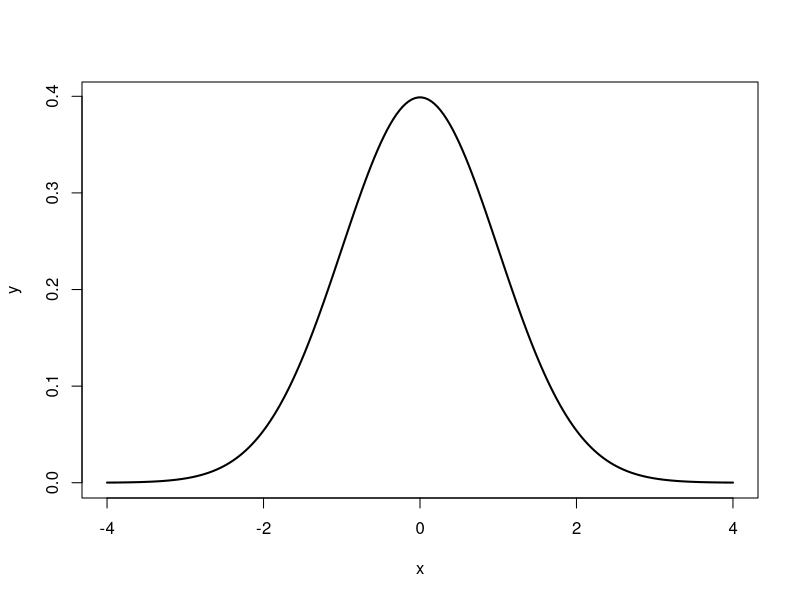
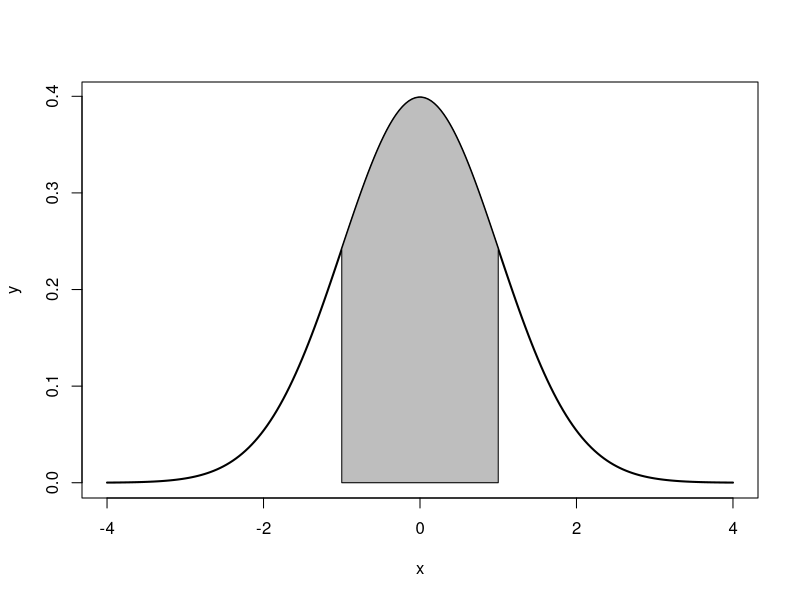
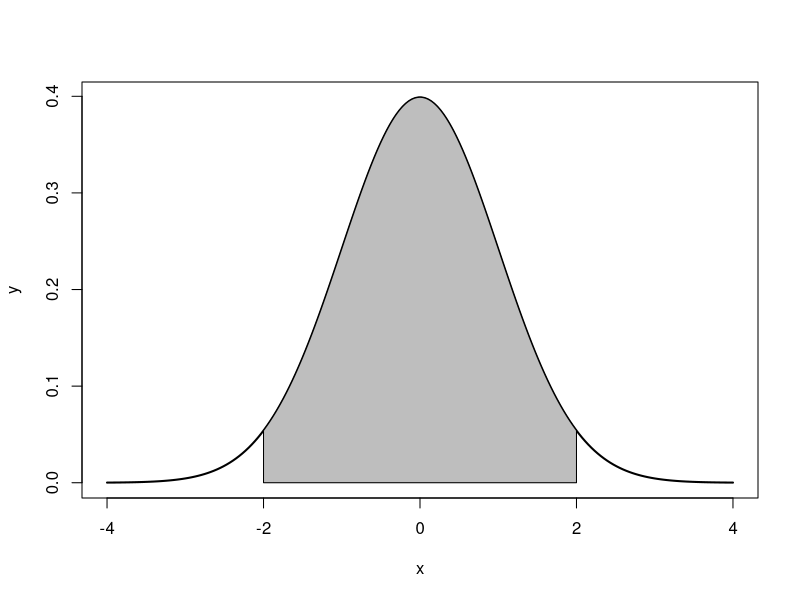
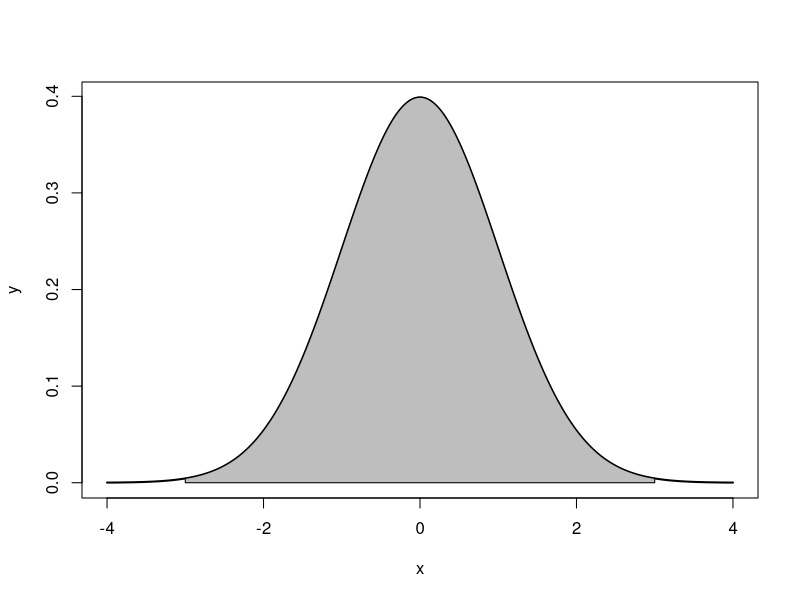
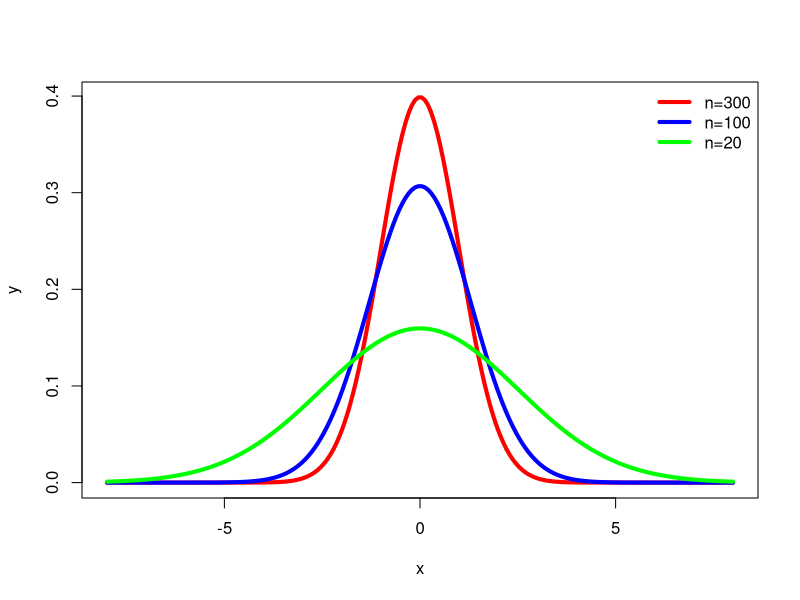

Here is the R script that generated these plots, in order: (Note: this script raises an error after producing the figures.)
## ---- chunk 1
x <- seq(-4,4,length=200)
y <- 1/sqrt(2*pi)*exp(-x^2/2)
plot(x,y, type="l", lwd=2)
## ---- chunk 2
x <- seq(-4,4,length=200)
y <- dnorm(x)
plot(x,y,type="l",lwd=2)
x <- seq(-1,1,length=100)
y <- dnorm(x)
polygon(c(-1,x,1),c(0,y,0),col="gray")
## ---- chunk 3
x <- seq(-4,4,length=200)
y <- dnorm(x)
plot(x,y,type="l",lwd=2)
x <- seq(-2,2,length=200)
y <- dnorm(x)
polygon(c(-2,x,2),c(0,y,0),col="gray")
## ---- chunk 4
x <- seq(-4,4,length=200)
y <- dnorm(x)
plot(x,y,type="l",lwd=2)
x <- seq(-3,3,length=200)
y <- dnorm(x)
polygon(c(-3,x,3),c(0,y,0),col="gray") 
## ---- chunk 5
z <- (75-70)/3
z
p <- pnorm(1.67)
p
p <- 1-p
p
## ---- chunk 6
x=seq(-8,8,length=200) 
y=dnorm(x,mean=0,sd=1)  
plot(x,y,type="l",lwd=4,col="red") 
y1=dnorm(x,mean=0,sd=1.3)
lines(x,y1,type="l",lwd=4,col="blue") 
y2=dnorm(x,mean=0,sd=2.5)
lines(x,y2,type="l",lwd=4,col="green")
legend("topright",c("n=300","n=100","n=20"), bty="n", lty=c(1,1,1),lwd=4,
       col=c("red","blue","green"))
## ---- chunk 7
knitr::include_graphics("tab-note.png")
## ---- chunk 8
t.test(ds$glbcc_risk)
## ---- chunk 9
rskttest<-t.test(ds$glbcc_risk)
## ---- chunk 10
ds$f.gend <- factor(ds$gender, levels = c(0, 1), labels = c("Female","Male"))
## ---- chunk 11
library(tidyverse)
ds %>%
  drop_na(f.gend) %>%
  ggplot(aes(glbcc_risk)) +
  geom_density() +
  facet_wrap(~ f.gend, scales = "fixed")
## ---- chunk 12
by(ds$glbcc_risk, ds$f.gend, mean, na.rm=TRUE)
## ---- chunk 13
by1<-by(ds$glbcc_risk, ds$f.gend, mean, na.rm=TRUE)
## ---- chunk 14
n.total <- length(ds$gender)
nM <- sum(ds$gender, na.rm=TRUE)
nF <- n.total-nM
by(ds$glbcc_risk, ds$f.gend, sd, na.rm=TRUE)
sdM <- 2.82
seM <- 2.82/(sqrt(nM))
seM
sdF <- 2.35
seF <- 2.35/(sqrt(nF))
seF
## ---- chunk 15
seD <- sqrt(seM^2+seF^2)
seD
## ---- chunk 16
by(ds$glbcc_risk, ds$f.gend, mean, na.rm=TRUE)
meanF <- 6.96 
meanM <- 6.42
t <- (meanF-meanM)/seD
t
t.test(ds$glbcc_risk~ds$gender)
